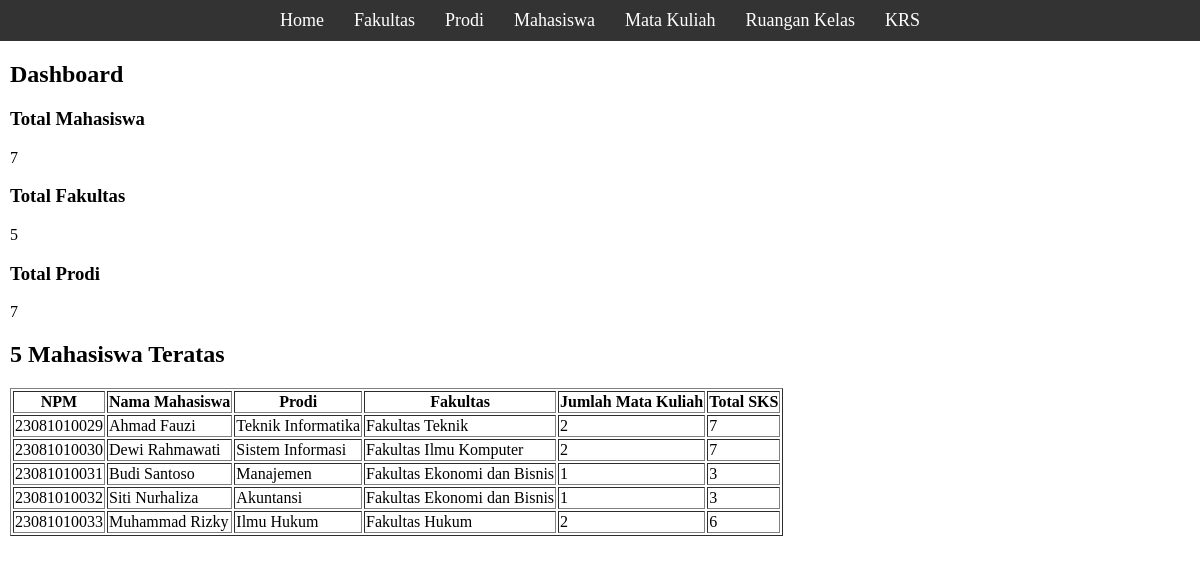
Page /dashboard.php on the committed database.
### tables this page shows
CREATE TABLE Mahasiswa (
    npm VARCHAR(20) PRIMARY KEY,
    name VARCHAR(255) NOT NULL,
    idProdi INT,
    FOREIGN KEY (idProdi) REFERENCES Prodi(id) ON DELETE CASCADE
);

CREATE TABLE Prodi (
    id INT AUTO_INCREMENT PRIMARY KEY,
    name VARCHAR(255) NOT NULL,
    idFakultas INT,
    FOREIGN KEY (idFakultas) REFERENCES Fakultas(id) ON DELETE CASCADE
);

CREATE TABLE Fakultas (
    id INT AUTO_INCREMENT PRIMARY KEY,
    name VARCHAR(255) NOT NULL
);

### dashboard.php (the view, shortened to what this page needs)
<?php
include "./config/conn.php";
$datas = [
  [
    'name' => 'Mahasiswa',
    'count' => 0
  ],
  [
    'name' => 'Fakultas',
    'count' => 0
  ],
  [
    'name' => 'Prodi',
    'count' => 0
  ],
];
foreach ($datas as $key => $data) {
  $tableName = $data['name'];
  $query = "SELECT COUNT(*) as count FROM $tableName";
  $result = mysqli_query($conn, $query);
  if ($result) {
    $row = mysqli_fetch_assoc($result);
    $datas[$key]['count'] = $row['count'];
  }
}
$queryMahasiswa = "
  SELECT m.npm, m.name AS Mahasiswa, p.name AS Prodi, f.name AS Fakultas,
         COUNT(mk.id) AS MataKuliahCount,
         COALESCE(SUM(mk.sks), 0) AS TotalSKS
  FROM Mahasiswa m
  JOIN Prodi p ON m.idProdi = p.id
  JOIN Fakultas f ON p.idFakultas = f.id
  LEFT JOIN MataKuliah mk ON mk.idProdi = p.id
  GROUP BY m.npm
  ORDER BY m.npm
  LIMIT 5
";
$resultMahasiswa = mysqli_query($conn, $queryMahasiswa);
?>
<!DOCTYPE html>
<html lang="en">
<head>
  <link rel="stylesheet" href="style.css">
</head>
<body>
  <header>
    <nav>
      <a href="dashboard.php">Home</a>
      <a href="./page/fakultas/index.php">Fakultas</a>
      <a href="./page/prodi/index.php">Prodi</a>
      <a href="./page/mahasiswa/index.php">Mahasiswa</a>
      <a href="./page/matakuliah/index.php">Mata Kuliah</a>
      <a href="./page/ruangankelas/index.php">Ruangan Kelas</a>
      <a href="./page/krs/index.php">KRS</a>
    </nav>
  </header>
  <main>
    <section>
      <h1>
        Dashboard
      </h1>
      <?php foreach ($datas as $data) : ?>
        <div>
          <h3>Total <?php echo $data['name']; ?></h3>
          <p><?php echo $data['count']; ?></p>
        </div>
      <?php endforeach; ?>
      <h2>5 Mahasiswa Teratas</h2>
      <table border="1">
        <tr>
          <th>NPM</th>
          <th>Nama Mahasiswa</th>
          <th>Prodi</th>
          <th>Fakultas</th>
          <th>Jumlah Mata Kuliah</th>
          <th>Total SKS</th>
        </tr>
        <?php while ($row = mysqli_fetch_array($resultMahasiswa)) : ?>
          <tr>
            <td><?= $row['npm'] ?></td>
            <td><?= $row['Mahasiswa'] ?></td>
            <td><?= $row['Prodi'] ?></td>
            <td><?= $row['Fakultas'] ?></td>
            <td><?= $row['MataKuliahCount'] ?></td>
            <td><?= $row['TotalSKS'] ?></td>
          </tr>
        <?php endwhile; ?>
      </table>
    </section>
  </main>
</body>
</html>

### style.css (style rules this page uses)
body { margin: 0; }
main { margin: 10px; }
header { background-color: #333; justify-content: center; display: flex; align-items: center; padding: 10px; }

### rows in the picture
mahasiswa: npm "23081010029", name "Ahmad Fauzi", idProdi.name "Teknik Informatika", fakultas.name "Fakultas Teknik", MataKuliahCount "2", TotalSKS "7"
mahasiswa: npm "23081010030", name "Dewi Rahmawati", idProdi.name "Sistem Informasi", fakultas.name "Fakultas Ilmu Komputer", MataKuliahCount "2", TotalSKS "7"
mahasiswa: npm "23081010031", name "Budi Santoso", idProdi.name "Manajemen", fakultas.name "Fakultas Ekonomi dan Bisnis", MataKuliahCount "1", TotalSKS "3"
mahasiswa: npm "23081010032", name "Siti Nurhaliza", idProdi.name "Akuntansi", fakultas.name "Fakultas Ekonomi dan Bisnis", MataKuliahCount "1", TotalSKS "3"
mahasiswa: npm "23081010033", name "Muhammad Rizky", idProdi.name "Ilmu Hukum", fakultas.name "Fakultas Hukum", MataKuliahCount "2", TotalSKS "6"

### other values in the picture
$data['name'] "Mahasiswa"
$data['count'] "7"
$data['name'] "Fakultas"
$data['count'] "5"
$data['name'] "Prodi"
